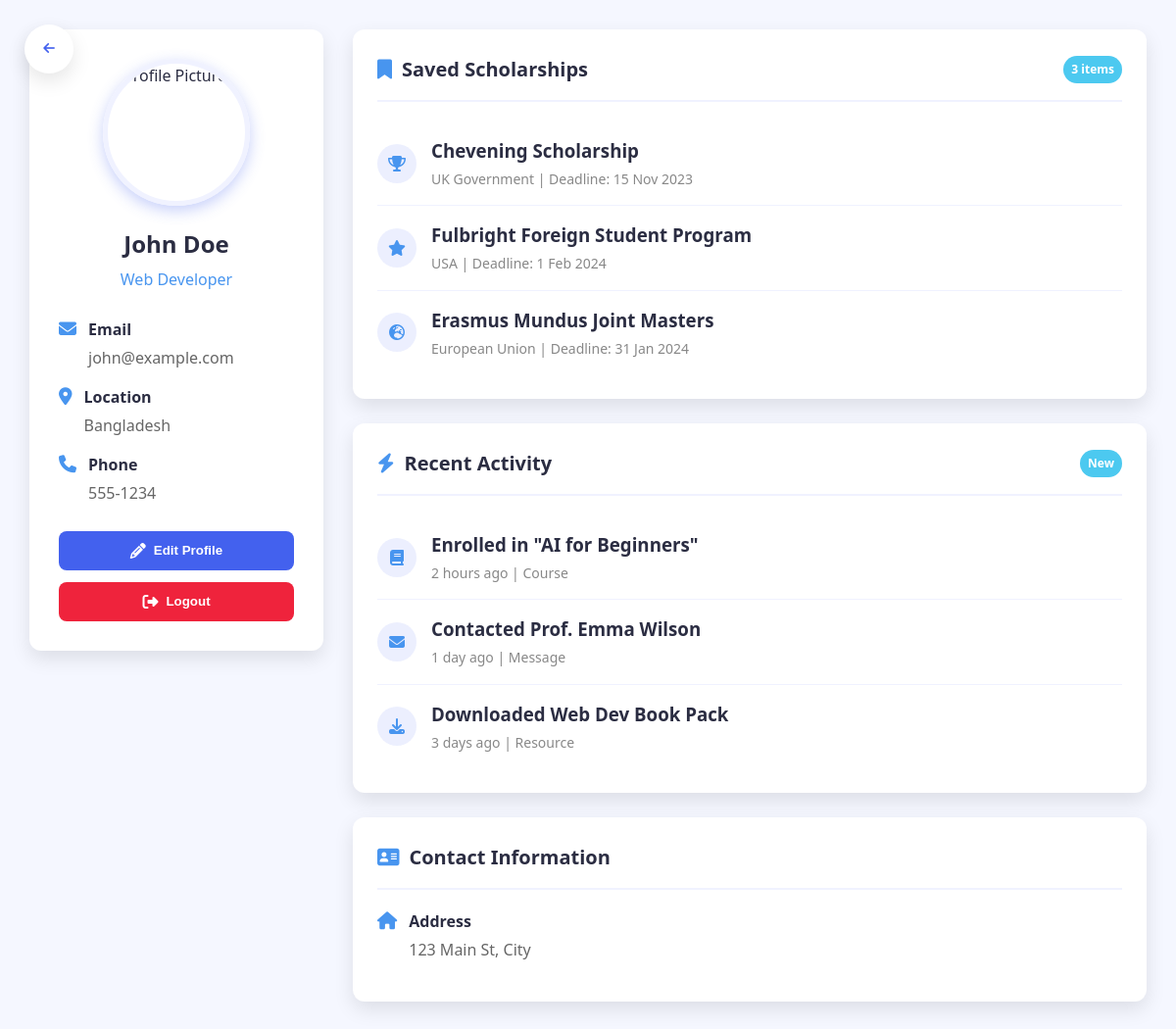
/htmlclient/profile1.php (signed in), run on the app's committed database.
### tables this page shows
CREATE TABLE `users` (
  `id` int(11) NOT NULL,
  `name` varchar(255) NOT NULL,
  `gender` enum('male','female','other') DEFAULT NULL,
  `qualification` enum('high-school','bachelor','master','phd','other') DEFAULT NULL,
  `institute` varchar(255) DEFAULT NULL,
  `email` varchar(255) NOT NULL,
  `password` varchar(255) NOT NULL,
  `profilePicture` varchar(255) DEFAULT NULL,
  `address` text DEFAULT NULL,
  `phoneNumber` varchar(20) DEFAULT NULL,
  `emailVerified` tinyint(1) DEFAULT 0,
  `emailVerificationCode` int(11) DEFAULT NULL,
  `isPremium` tinyint(1) DEFAULT 0,
  `premiumExpiresAt` date DEFAULT NULL,
  `role` enum('user','admin') DEFAULT 'user',
  `createdAt` timestamp NOT NULL DEFAULT current_timestamp(),
  `updatedAt` timestamp NOT NULL DEFAULT current_timestamp() ON UPDATE current_timestamp()
);

### htmlclient/profile1.php (the view, shortened to what this page needs)
<?php
 $conn = new mysqli("localhost", "kabir", "admin", "edulinkhub");
$userData = [
    'name' => 'Guest',
    'email' => '',
    'profilePicture' => '../images/default-profile.jpg',
    'gender' => '',
    'qualification' => '',
    'institute' => '',
    'address' => '',
    'phoneNumber' => '',
    'country' => 'Bangladesh',
    'interests' => 'AI, Software Engineering, Scholarships'
];
if (isset($_SESSION['user_id'])) {
    $userId = $_SESSION['user_id'];
    $query = "SELECT name, email, profilePicture, gender, qualification, institute, address, phoneNumber
              FROM users
              WHERE id = ?";
    $stmt = $conn->prepare($query);
    $stmt->bind_param("i", $userId);
    $stmt->execute();
    $result = $stmt->get_result();
    if ($result->num_rows > 0) {
        $userData = array_merge($userData, $result->fetch_assoc());
    }
}
?>
<!DOCTYPE html>
<html lang="en">
<head>
    <link rel="stylesheet" href="https://cdnjs.cloudflare.com/ajax/libs/font-awesome/6.4.0/css/all.min.css">
</head>
<body>
    <button class="floating-back" aria-label="Go back">
        <i class="fas fa-arrow-left"></i>
    </button>
    <div class="profile-container">
        <aside class="profile-card">
            <div class="profile-pic-container">
                <img src="<?php echo htmlspecialchars($userData['profilePicture']); ?>"
                     alt="Profile Picture"
                     class="profile-pic"
                     onerror="this.src='../images/default-profile.jpg'">
            </div>
            <h1 class="profile-name"><?php echo htmlspecialchars($userData['name']); ?></h1>
            <p class="profile-title">Web Developer</p>
            <div class="profile-details">
                <div class="detail-item">
                    <i class="fas fa-envelope detail-icon"></i>
                    <div class="detail-content">
                        <span class="detail-label">Email</span>
                        <span class="detail-value"><?php echo htmlspecialchars($userData['email']); ?></span>
                    </div>
                </div>
                <div class="detail-item">
                    <i class="fas fa-map-marker-alt detail-icon"></i>
                    <div class="detail-content">
                        <span class="detail-label">Location</span>
                        <span class="detail-value"><?php echo htmlspecialchars($userData['country']); ?></span>
                    </div>
                </div>
                <?php if (!empty($userData['phoneNumber'])): ?>
                <div class="detail-item">
                    <i class="fas fa-phone detail-icon"></i>
                    <div class="detail-content">
                        <span class="detail-label">Phone</span>
                        <span class="detail-value"><?php echo htmlspecialchars($userData['phoneNumber']); ?></span>
                    </div>
                </div>
                <?php endif; ?>
            </div>
            <div class="profile-actions">
                <button class="action-btn btn-primary">
                    <i class="fas fa-pencil-alt"></i> Edit Profile
                </button>
                <button class="action-btn btn-danger">
                    <i class="fas fa-sign-out-alt"></i> Logout
                </button>
            </div>
        </aside>
        <main class="content-section">
            <section class="section-card animate-delay-1">
                <div class="section-header">
                    <h2 class="section-title"><i class="fas fa-bookmark"></i> Saved Scholarships</h2>
                    <span class="badge">3 items</span>
                </div>
                <ul class="item-list">
                    <li class="list-item">
                        <div class="item-icon">
                            <i class="fas fa-trophy"></i>
                        </div>
                        <div class="item-content">
                            <h3 class="item-title">Chevening Scholarship</h3>
                            <p class="item-meta">UK Government | Deadline: 15 Nov 2023</p>
                        </div>
                    </li>
                    <li class="list-item">
                        <div class="item-icon">
                            <i class="fas fa-star"></i>
                        </div>
                        <div class="item-content">
                            <h3 class="item-title">Fulbright Foreign Student Program</h3>
                            <p class="item-meta">USA | Deadline: 1 Feb 2024</p>
                        </div>
                    </li>
                    <li class="list-item">
                        <div class="item-icon">
                            <i class="fas fa-globe-europe"></i>
                        </div>
                        <div class="item-content">
                            <h3 class="item-title">Erasmus Mundus Joint Masters</h3>
                            <p class="item-meta">European Union | Deadline: 31 Jan 2024</p>
                        </div>
                    </li>
                </ul>
            </section>
            <section class="section-card animate-delay-2">
                <div class="section-header">
                    <h2 class="section-title"><i class="fas fa-bolt"></i> Recent Activity</h2>
                    <span class="badge">New</span>
                </div>
                <ul class="item-list">
                    <li class="list-item">
                        <div class="item-icon">
                            <i class="fas fa-book"></i>
                        </div>
                        <div class="item-content">
                            <h3 class="item-title">Enrolled in "AI for Beginners"</h3>
                            <p class="item-meta">2 hours ago | Course</p>
                        </div>
                    </li>
                    <li class="list-item">
                        <div class="item-icon">
                            <i class="fas fa-envelope"></i>
                        </div>
                        <div class="item-content">
                            <h3 class="item-title">Contacted Prof. Emma Wilson</h3>
                            <p class="item-meta">1 day ago | Message</p>
                        </div>
                    </li>
                    <li class="list-item">
                        <div class="item-icon">
                            <i class="fas fa-download"></i>
                        </div>
                        <div class="item-content">
                            <h3 class="item-title">Downloaded Web Dev Book Pack</h3>
                            <p class="item-meta">3 days ago | Resource</p>
                        </div>
                    </li>
                </ul>
            </section>
            <?php if (!empty($userData['address'])): ?>
            <section class="section-card animate-delay-3">
                <div class="section-header">
                    <h2 class="section-title"><i class="fas fa-address-card"></i> Contact Information</h2>
                </div>
                <div class="detail-item">
                    <i class="fas fa-home detail-icon"></i>
                    <div class="detail-content">
                        <span class="detail-label">Address</span>
                        <span class="detail-value"><?php echo htmlspecialchars($userData['address']); ?></span>
                    </div>
                </div>
            </section>
            <?php endif; ?>
        </main>
    </div>
</body>
</html>

### htmlclient/profile1.php (style rules this page uses)
:root { --primary: #4361ee; --secondary: #3f37c9; --accent: #4895ef; --dark: #2b2d42; --light: #f8f9fa; --danger: #ef233c; --success: #4cc9f0; --border-radius: 12px; --box-shadow: 0 8px 20px rgba(0, 0, 0, 0.1); --transition: all 0.3s cubic-bezier(0.25, 0.8, 0.25, 1); }
* { margin: 0; padding: 0; box-sizing: border-box; }
body { font-family: 'Segoe UI', system-ui, -apple-system, sans-serif; background-color: #f5f7ff; color: var(--dark); line-height: 1.6; }
.floating-back { position: fixed; top: 25px; left: 25px; width: 50px; height: 50px; background: white; border-radius: 50%; display: flex; align-items: center; justify-content: center; box-shadow: var(--box-shadow); z-index: 1000; cursor: pointer; transition: var(--transition); border: none; color: var(--primary); }
.profile-container { max-width: 1200px; margin: 0 auto; padding: 30px; display: grid; grid-template-columns: 300px 1fr; gap: 30px; animation: fadeIn 0.6s ease-out; }
.profile-card { background: white; border-radius: var(--border-radius); padding: 30px; box-shadow: var(--box-shadow); position: sticky; top: 30px; height: fit-content; transition: var(--transition); }
.profile-pic-container { position: relative; width: 150px; height: 150px; margin: 0 auto 20px; border-radius: 50%; overflow: hidden; border: 5px solid #f0f2ff; box-shadow: 0 5px 15px rgba(67, 97, 238, 0.3); }
.profile-pic { width: 100%; height: 100%; object-fit: cover; transition: var(--transition); }
.profile-name { text-align: center; font-size: 24px; margin-bottom: 5px; color: var(--dark); }
.profile-title { text-align: center; color: var(--accent); font-weight: 500; margin-bottom: 25px; }
.profile-details { margin-bottom: 25px; }
.detail-item { display: flex; margin-bottom: 15px; align-items: flex-start; }
.detail-icon { margin-right: 12px; color: var(--accent); font-size: 18px; margin-top: 2px; }
.detail-content { flex: 1; }
.detail-label { font-weight: 600; color: var(--dark); display: block; margin-bottom: 3px; }
.detail-value { color: #666; }
.profile-actions { display: flex; flex-direction: column; gap: 12px; }
.action-btn { padding: 12px; border-radius: 8px; border: none; font-weight: 600; display: flex; align-items: center; justify-content: center; gap: 8px; cursor: pointer; transition: var(--transition); }
.action-btn i { font-size: 16px; }
.btn-primary { background: var(--primary); color: white; }
.btn-danger { background: var(--danger); color: white; }
.content-section { display: grid; gap: 25px; }
.section-card { background: white; border-radius: var(--border-radius); padding: 25px; box-shadow: var(--box-shadow); transition: var(--transition); animation: slideUp 0.5s ease-out; }
.section-header { display: flex; justify-content: space-between; align-items: center; margin-bottom: 20px; padding-bottom: 15px; border-bottom: 2px solid #f0f2ff; }
.section-title { font-size: 20px; color: var(--dark); display: flex; align-items: center; gap: 10px; }
.section-title i { color: var(--accent); }
.item-list { list-style: none; }
.list-item { padding: 15px 0; border-bottom: 1px solid #f0f2ff; display: flex; align-items: center; gap: 15px; transition: var(--transition); }
.list-item:last-child { border-bottom: none; }
.item-icon { width: 40px; height: 40px; border-radius: 50%; background: rgba(67, 97, 238, 0.1); display: flex; align-items: center; justify-content: center; color: var(--accent); flex-shrink: 0; }
.item-content { flex: 1; }
.item-title { font-weight: 600; margin-bottom: 3px; }
.item-meta { font-size: 14px; color: #888; }
.badge { display: inline-block; padding: 4px 8px; border-radius: 20px; font-size: 12px; font-weight: 600; background: var(--success); color: white; }
.animate-delay-1 { animation-delay: 0.1s; }
.animate-delay-2 { animation-delay: 0.2s; }
.animate-delay-3 { animation-delay: 0.3s; }

### data on the page
users: name "John Doe", email "john@example.com", phoneNumber "555-1234", address "123 Main St, City"

### other printed values
$userData['country'] "Bangladesh"
